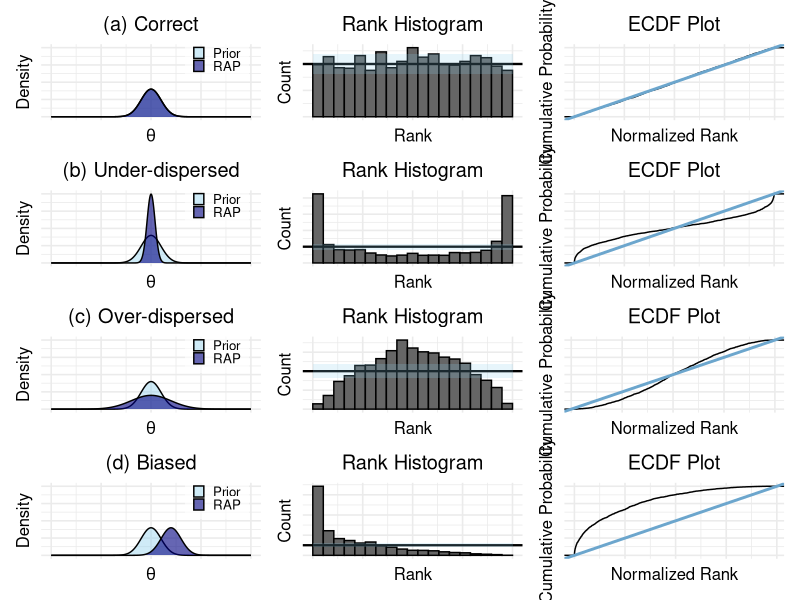

Here is the R script that generated this plot:
# --- Libraries ---
library(ggplot2)
library(patchwork)
library(dplyr)


# --- Define 4 conceptual scenarios (matching Mendes et al. Fig. 6) ---
scenarios <- list(
  list(name = "(a) Correct",        prior_mean = 0, prior_sd = 1,
       post_mean = 0, post_sd = 1,   rank_pattern = "uniform"),
  list(name = "(b) Under-dispersed",prior_mean = 0, prior_sd = 1,
       post_mean = 0, post_sd = 0.4, rank_pattern = "under"),
  list(name = "(c) Over-dispersed", prior_mean = 0, prior_sd = 1,
       post_mean = 0, post_sd = 2,   rank_pattern = "over"),
  list(name = "(d) Biased",         prior_mean = 0, prior_sd = 1,
       post_mean = 2, post_sd = 1,   rank_pattern = "bias")
)

# --- Simulate rank patterns (approximate shapes of SBC results) ---
simulate_ranks <- function(n = 1000, pattern = c("uniform", "under", "over", "bias")) {
  pattern <- match.arg(pattern)
  if (pattern == "uniform") {
    runif(n)
  } else if (pattern == "under") {
    # under-dispersed
    c(rbeta(n/2, 0.4, 2), rbeta(n/2, 2, 0.4))
  } else if (pattern == "over") {
    # over-dispersed
    rbeta(n, 2, 2)
  } else if (pattern == "bias") {
    # biased
    rbeta(n, 0.5, 2)
  }
}

# --- Function to build one row of 3 plots ---
make_row <- function(scen) {
  # --- Prior & Posterior ---
  theta_vals <- seq(-10, 10, length.out = 400)
  df_prior <- data.frame(
    theta = theta_vals,
    density = dnorm(theta_vals, scen$prior_mean, scen$prior_sd),
    Type = "Prior"
  )
  df_post <- data.frame(
    theta = theta_vals,
    density = dnorm(theta_vals, scen$post_mean, scen$post_sd),
    Type = "RAP"
  )
  p_prior <- ggplot() +
    geom_area(data = df_prior, aes(theta, density, fill = Type),
              alpha = 0.4, color = "black") +
    geom_area(data = df_post, aes(theta, density, fill = Type),
              alpha = 0.6, color = "black") +
    scale_fill_manual(values = c("Prior" = "skyblue", "RAP" = "navy")) +
    coord_cartesian(xlim = c(-10, 10), ylim = c(0, 1)) +
    theme_minimal(base_size = 12) +
    theme(
      plot.title = element_text(hjust = 0.5),
      axis.text.x = element_blank(),
      axis.text.y = element_blank(),
      axis.ticks = element_blank()) + 
    labs(x = expression(theta), y = "Density", title = scen$name, fill = NULL) +
    theme(plot.title = element_text(hjust = 0.5),
          legend.position = c(0.8, 0.8),          # position inside the plot
          legend.background = element_rect(fill = alpha("white", 0.6), color = NA),
          legend.key.size = unit(0.6, "lines"))
  
  # --- Simulate ranks and histogram ---
  ranks <- simulate_ranks(2000, scen$rank_pattern)
  rank_df <- data.frame(rank = ranks)
  B <- 20
  expected <- length(ranks) / B
  sd_count <- sqrt(length(ranks) * (1/B) * (1 - 1/B))
  ci_low <- expected - 1.96 * sd_count
  ci_high <- expected + 1.96 * sd_count
  
  p_hist <- ggplot(rank_df, aes(x = rank)) +
    geom_histogram(bins = B, fill = "gray40", color = "black", boundary = 0) +
    geom_hline(yintercept = expected, color = "black", linewidth = 0.8) +
    annotate("rect", xmin = 0, xmax = 1,
             ymin = ci_low, ymax = ci_high,
             fill = "skyblue", alpha = 0.2) +
    theme_minimal(base_size = 12) +
    theme(
      plot.title = element_text(hjust = 0.5),
      axis.text.x = element_blank(),
      axis.text.y = element_blank(),
      axis.ticks = element_blank()) +
    labs(x = "Rank", y = "Count", title = "Rank Histogram") +
    theme(plot.title = element_text(hjust = 0.5))
  
  # --- ECDF ---
  p_ecdf <- ggplot(rank_df, aes(rank)) +
    stat_ecdf(geom = "step", color = "black") +
    geom_abline(slope = 1, intercept = 0, color = "skyblue3", linewidth = 1) +
    theme_minimal(base_size = 12) +
    theme(
      plot.title = element_text(hjust = 0.5),
      axis.text.x = element_blank(),
      axis.text.y = element_blank(),
      axis.ticks = element_blank()) +
    labs(x = "Normalized Rank", y = "Cumulative Probability",
         title = "ECDF Plot") +
    theme(plot.title = element_text(hjust = 0.5))
  
  # Combine horizontally
  p_prior | p_hist | p_ecdf
}

# --- Combine all four rows into a 4×3 figure ---
rows <- lapply(scenarios, make_row)
final_plot <- wrap_plots(rows, ncol = 1)
final_plot
